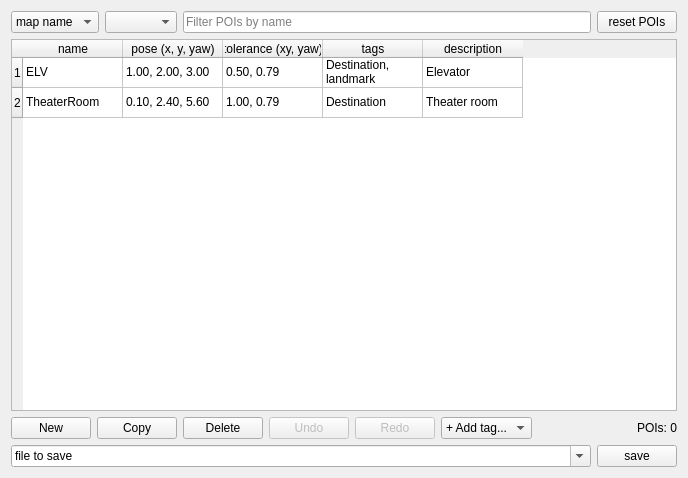
<?xml version="1.0" encoding="UTF-8"?>
<ui version="4.0">
 <class>PoiEditorUi</class>
 <widget class="QWidget" name="PoiEditorUi">
  <property name="windowModality">
   <enum>Qt::WindowModal</enum>
  </property>
  <property name="geometry">
   <rect>
    <x>0</x>
    <y>0</y>
    <width>688</width>
    <height>478</height>
   </rect>
  </property>
  <property name="sizePolicy">
   <sizepolicy hsizetype="Preferred" vsizetype="Preferred">
    <horstretch>0</horstretch>
    <verstretch>0</verstretch>
   </sizepolicy>
  </property>
  <property name="windowTitle">
   <string>TestWidget Window</string>
  </property>
  <layout class="QVBoxLayout" name="verticalLayout">
   <item>
    <layout class="QHBoxLayout" name="horizontalLayout">
     <item>
      <widget class="QComboBox" name="MapComboBox">
       <property name="layoutDirection">
        <enum>Qt::LeftToRight</enum>
       </property>
       <item>
        <property name="text">
         <string>map name</string>
        </property>
       </item>
      </widget>
     </item>
     <item>
      <widget class="QComboBox" name="TagFilterComboBox">
       <property name="currentText">
        <string/>
       </property>
       <property name="currentIndex">
        <number>-1</number>
       </property>
      </widget>
     </item>
     <item>
      <widget class="QLineEdit" name="NameFilterEdit">
       <property name="placeholderText">
        <string>Filter POIs by name</string>
       </property>
       <property name="clearButtonEnabled">
        <bool>true</bool>
       </property>
      </widget>
     </item>
     <item>
      <widget class="QPushButton" name="ResetButton">
       <property name="text">
        <string>reset POIs</string>
       </property>
      </widget>
     </item>
    </layout>
   </item>
   <item>
    <widget class="QTableWidget" name="PoiTable">
     <property name="rowCount">
      <number>2</number>
     </property>
     <property name="columnCount">
      <number>5</number>
     </property>
     <row>
      <property name="text">
       <string>1</string>
      </property>
     </row>
     <row>
      <property name="text">
       <string>2</string>
      </property>
     </row>
     <column>
      <property name="text">
       <string>name</string>
      </property>
     </column>
     <column>
      <property name="text">
       <string>pose (x, y, yaw)</string>
      </property>
     </column>
     <column>
      <property name="text">
       <string>tolerance (xy, yaw)</string>
      </property>
     </column>
     <column>
      <property name="text">
       <string>tags</string>
      </property>
     </column>
     <column>
      <property name="text">
       <string>description</string>
      </property>
     </column>
     <item row="0" column="0">
      <property name="text">
       <string>ELV</string>
      </property>
     </item>
     <item row="0" column="1">
      <property name="text">
       <string>1.00, 2.00, 3.00</string>
      </property>
     </item>
     <item row="0" column="2">
      <property name="text">
       <string>0.50, 0.79</string>
      </property>
     </item>
     <item row="0" column="3">
      <property name="text">
       <string>Destination, landmark</string>
      </property>
     </item>
     <item row="0" column="4">
      <property name="text">
       <string>Elevator</string>
      </property>
     </item>
     <item row="1" column="0">
      <property name="text">
       <string>TheaterRoom</string>
      </property>
     </item>
     <item row="1" column="1">
      <property name="text">
       <string>0.10, 2.40, 5.60</string>
      </property>
     </item>
     <item row="1" column="2">
      <property name="text">
       <string>1.00, 0.79</string>
      </property>
     </item>
     <item row="1" column="3">
      <property name="text">
       <string>Destination</string>
      </property>
     </item>
     <item row="1" column="4">
      <property name="text">
       <string>Theater room</string>
      </property>
     </item>
    </widget>
   </item>
   <item>
    <layout class="QHBoxLayout" name="horizontalLayout_1">
     <item>
      <widget class="QPushButton" name="NewButton">
       <property name="text">
        <string>New</string>
       </property>
      </widget>
     </item>
     <item>
      <widget class="QPushButton" name="CopyButton">
       <property name="text">
        <string>Copy</string>
       </property>
      </widget>
     </item>
     <item>
      <widget class="QPushButton" name="DeleteButton">
       <property name="text">
        <string>Delete</string>
       </property>
      </widget>
     </item>
     <item>
      <widget class="QPushButton" name="UndoButton">
       <property name="enabled">
        <bool>false</bool>
       </property>
       <property name="toolTip">
        <string>Undo (Ctrl+Z)</string>
       </property>
       <property name="text">
        <string>Undo</string>
       </property>
      </widget>
     </item>
     <item>
      <widget class="QPushButton" name="RedoButton">
       <property name="enabled">
        <bool>false</bool>
       </property>
       <property name="toolTip">
        <string>Redo (Ctrl+Shift+Z)</string>
       </property>
       <property name="text">
        <string>Redo</string>
       </property>
      </widget>
     </item>
     <item>
      <widget class="QComboBox" name="TagHelperComboBox">
       <item>
        <property name="text">
         <string>+ Add tag...</string>
        </property>
       </item>
      </widget>
     </item>
     <item>
      <spacer name="horizontalSpacer">
       <property name="orientation">
        <enum>Qt::Horizontal</enum>
       </property>
       <property name="sizeHint" stdset="0">
        <size>
         <width>40</width>
         <height>20</height>
        </size>
       </property>
      </spacer>
     </item>
     <item>
      <widget class="QLabel" name="PoiCountLabel">
       <property name="text">
        <string>POIs: 0</string>
       </property>
      </widget>
     </item>
    </layout>
   </item>
   <item>
    <layout class="QHBoxLayout" name="horizontalLayout_2" stretch="1,0">
     <item>
      <widget class="QComboBox" name="FileComboBox">
       <property name="editable">
        <bool>true</bool>
       </property>
       <item>
        <property name="text">
         <string>file to save</string>
        </property>
       </item>
      </widget>
     </item>
     <item>
      <widget class="QPushButton" name="SaveButton">
       <property name="text">
        <string>save</string>
       </property>
      </widget>
     </item>
    </layout>
   </item>
  </layout>
 </widget>
 <resources/>
 <connections/>
</ui>
